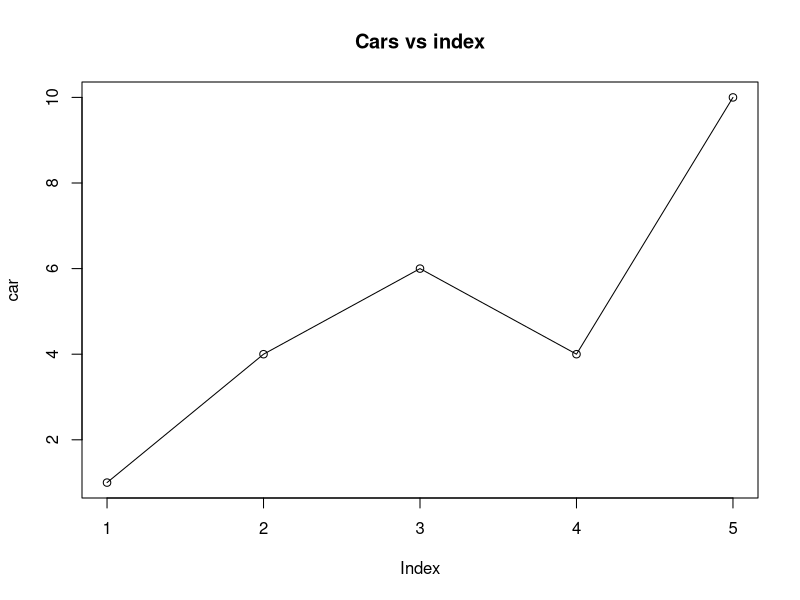
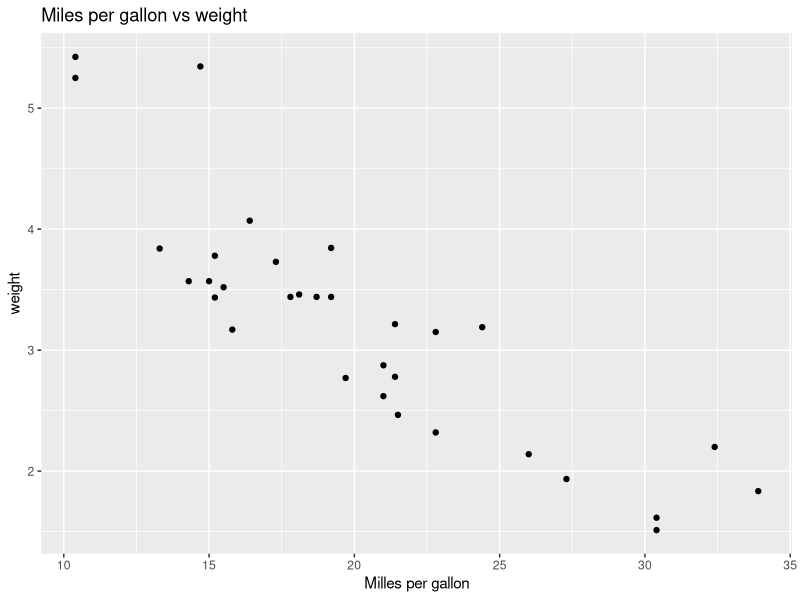
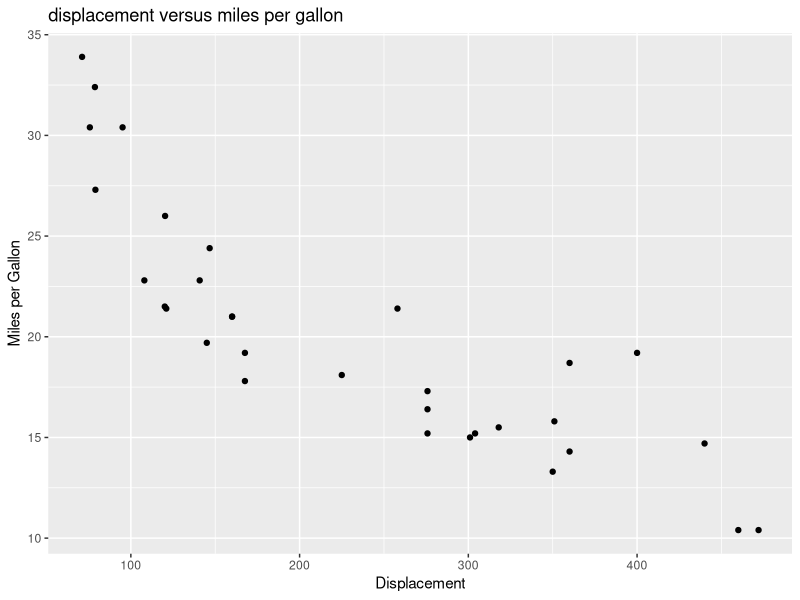
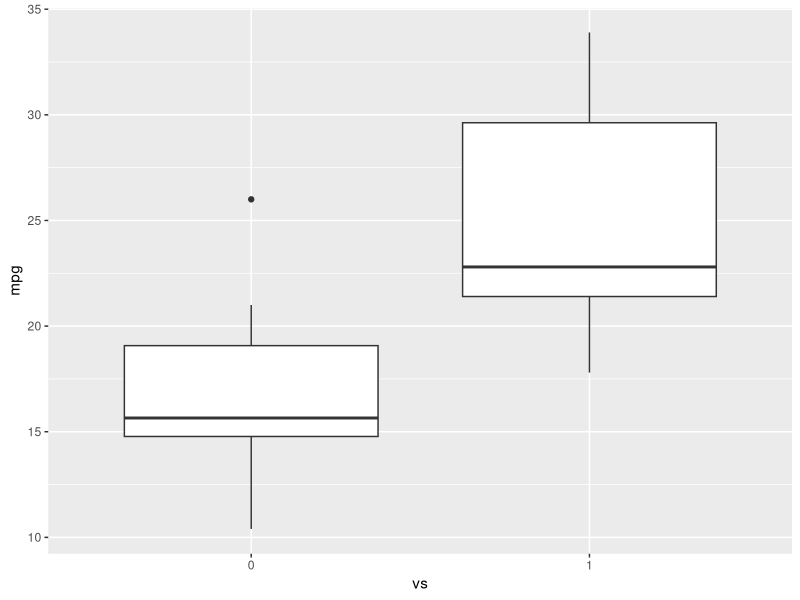
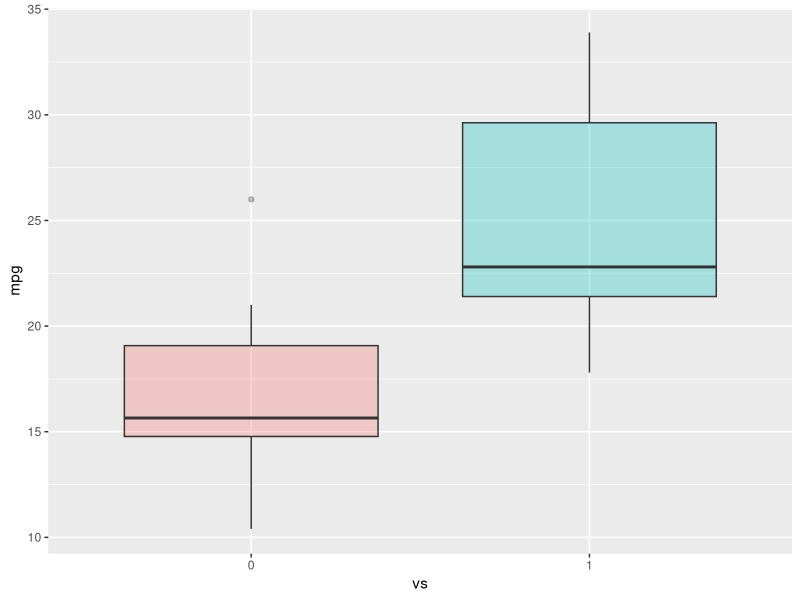
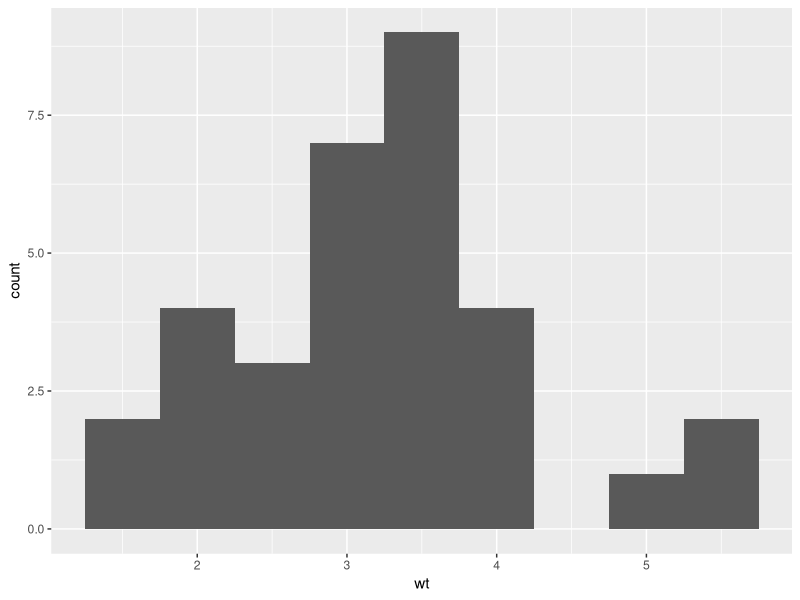

Write the R code that produced these figures, in order.
## ---- chunk 1
#define data
car <- c(1,4,6,4,10)

#plot the vector and add a line
plot(car, type = "o")

#add a title
title(main="Cars vs index")
## ---- chunk 2
#after installing, read in ggplot library
library(ggplot2)

#create a ggplot
ggplot(mtcars, aes(x=mpg, y = wt)) +
  #add a dot plot
  geom_point() +
  #add a title
  ggtitle("Miles per gallon vs weight") +
  #change the names of the axes
  labs(y = "weight", x = "Milles per gallon")
## ---- chunk 3
library(datasets)
data(iris)
View(iris)
## ---- chunk 4
unique(iris$Species)
## ---- chunk 5
#install.packages("GGally", repos = "https://cran.r-project.org", type= "source") 
## ---- chunk 6
#load lib
library(datasets)

# Load Data
data(mtcars)

# View first 5 rows
head(mtcars, 5)
## ---- chunk 7
?mtcars
## ---- chunk 8
#load package
library(ggplot2)

#create a scatterplot
ggplot(mtcars, aes(x = disp, y = mpg)) +
  geom_point() +
  #add title
  ggtitle("displacement versus miles per gallon") +
#change the axis labels
labs(x = "Displacement", y = "Miles per Gallon")
## ---- chunk 9
#convert the vs variable to a factor
mtcars$vs <- as.factor(mtcars$vs)

#create boxplot
ggplot(mtcars, aes(x=vs, y=mpg)) +
  geom_boxplot() 
## ---- chunk 10
#create boxplot and add colors to better differentiate the boxes
ggplot(mtcars, aes(x=vs, y=mpg, fill = vs)) +
  geom_boxplot(alpha=0.3) +
  theme(legend.position = "none")
## ---- chunk 11
ggplot(mtcars, aes(x=wt)) +
  geom_histogram(binwidth = 0.5)
